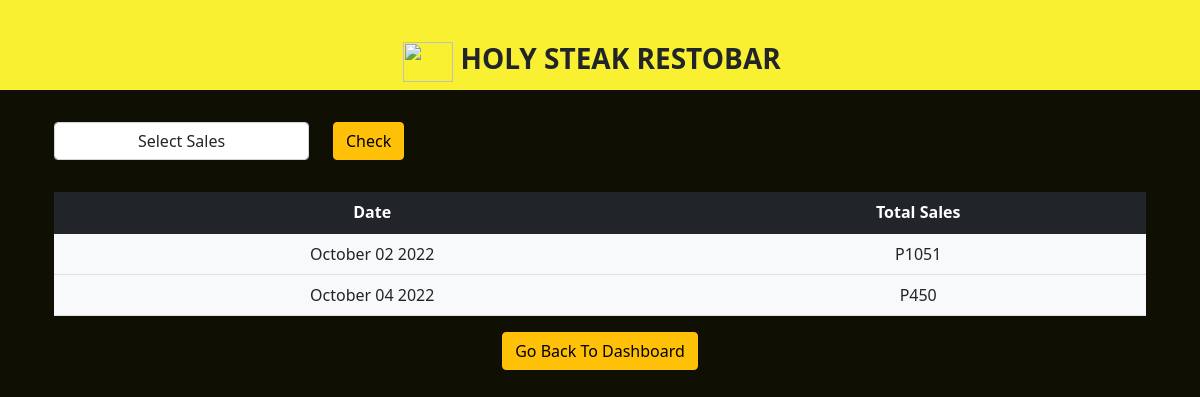
Page /sales.php (signed in) on the committed database.
### tables this page shows
CREATE TABLE `food_orders` (
  `id` int(30) NOT NULL,
  `item_id` int(30) NOT NULL,
  `name` varchar(30) NOT NULL,
  `price` int(30) NOT NULL,
  `quantity` int(30) NOT NULL,
  `order_date` date NOT NULL,
  `order_id` varchar(50) NOT NULL,
  `status` varchar(20) NOT NULL DEFAULT 'Pending',
  `user_id` varchar(20) NOT NULL
);

### admin/class/Sales.php (called while the page is built, shortened)
<?php
class Sales {
	private $foodItemsTable = 'food_orders';
	private $conn;
	public function __construct($db){
        $this->conn = $db;
    }
	public function salesPerDay(){
		$stmt = $this->conn->prepare("SELECT id, name, price, quantity, order_date, order_id ,SUM(quantity) as perday,SUM(quantity) as Sales,day(order_date) as day, SUM(price) as totalp FROM  ".$this->foodItemsTable ."  Where status='Delivered' GROUP BY order_date");
		$stmt->execute();
		$result = $stmt->get_result();
		return $result;
	}
}
?>

### admin/perDay.php (the view, shortened to what this page needs)
<thead>
		<tr>
			<th>Date</th>
			<th>Total Sales</th>
		</tr>
	</thead>
<tbody>
		<?php $result = $sales->salesPerDay();
			$count=0;
			while ($item = $result->fetch_assoc()) {
			if ($count == 0) {
				echo "<div class='row'>";
			}
			?>
		<tr>
			<?php
			$date = strtotime($item["order_date"]);
			?>
			<td><?php echo date('F d Y', $date); ?></td>
			<td><?php echo "P".$item["totalp"]; ?></td>
		</tr>
		<?php
			$count++;
			}
			?>
	</tbody>

### inc/header.php (style rules this page uses)
body { background-color:#0f0f04; }

### inc/container.php (style rules this page uses)
body { background-color:#0f0f04; }

### rows in the picture
food_orders: order_date "October 02 2022", totalp "1051"
food_orders: order_date "October 04 2022", totalp "450"
